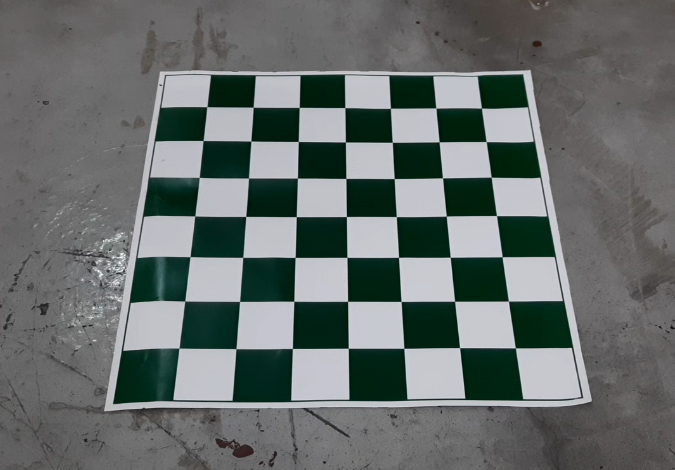
#> input picture img1.png, 675 x 470 px
$ python chesboardtemplatematching.py
#> lines starting #> are read from the running program, lines starting #| are printed output that depends on the picture; pictures that were not available may be replaced by others from this repository, and a replacement may not be noted
import cv2

def detectChessboard(templatePath, webcam=False):
  # Load the chessboard template image
#> called with templatePath = 'img1.png', webcam = True
  template = cv2.imread(templatePath)
#> template is the input picture: shape (470, 675, 3); mean B, G, R 107.6, 109, 102.5

  # Ensure template has correct depth (grayscale) if color image
  if len(template.shape) > 2:
    template = cv2.cvtColor(template, cv2.COLOR_BGR2GRAY)
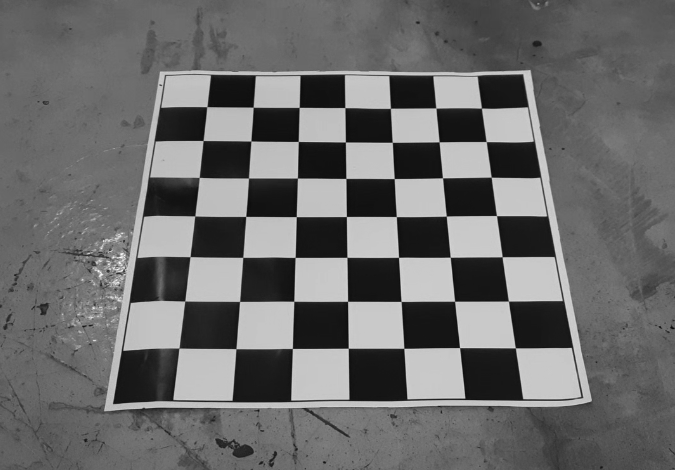
#> template: shape (470, 675); min 11, max 254, mean 106.9

  # Capture video from webcam or video file
  cap = cv2.VideoCapture("6.mp4") if webcam else cv2.VideoCapture("6.mp4")

  while True:
    # Capture frame-by-frame
    ret, frame = cap.read()
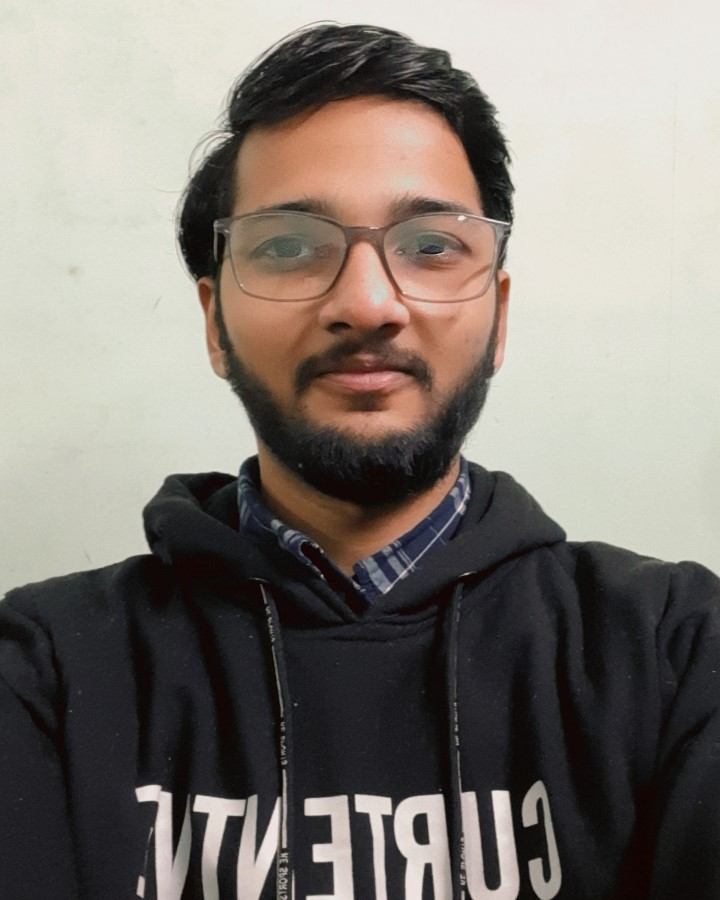
#> input picture img2.jpg, 720 x 900 px, given in place of 6.mp4, which was not available
#> frame is the input picture: shape (900, 720, 3); mean B, G, R 115.8, 122.6, 129.3

    # Check if frame capture successful
    if not ret:
      print("Error: Failed to capture frame!")
      break

    # Convert frame to grayscale for template matching
    gray = cv2.cvtColor(frame, cv2.COLOR_BGR2GRAY)
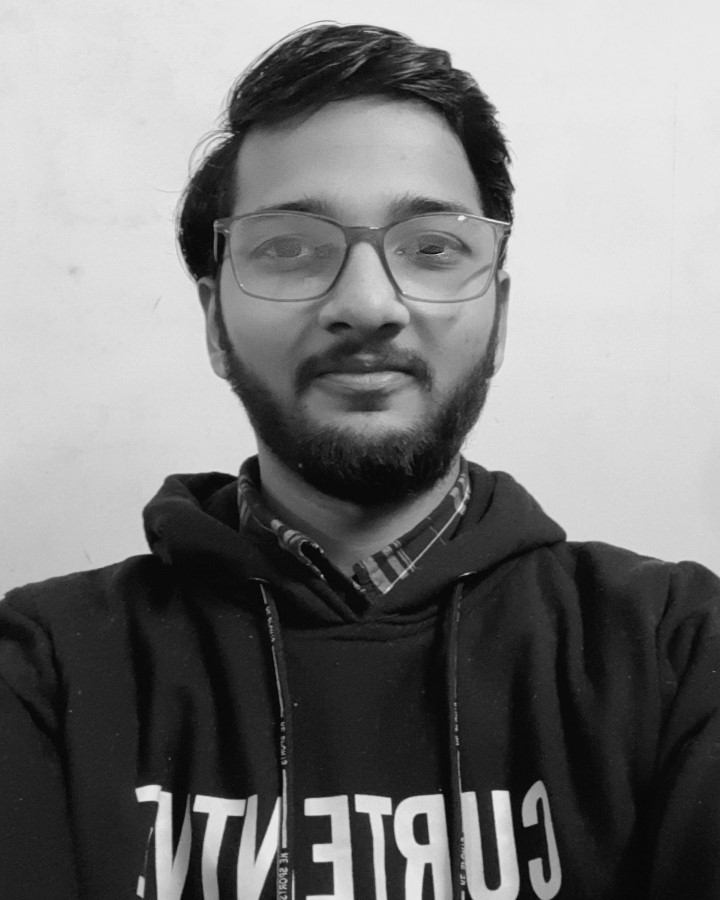
#> gray: shape (900, 720); min 2, max 239, mean 123.8

    # Check template size compatibility and resize if needed
    if template.shape[0] > gray.shape[0] or template.shape[1] > gray.shape[1]:
      # Option 1: Resize the template (preferred if feasible)
      template = cv2.resize(template, (gray.shape[1], gray.shape[0]))

      # Option 2: Resize the image (carefully, to avoid distortion)
      # gray = cv2.resize(gray, (int(gray.shape[1]*1.2), int(gray.shape[0]*1.2)))

    # Perform template matching using normalized cross-correlation (NCC)
    res = cv2.matchTemplate(gray, template, cv2.TM_CCOEFF_NORMED)
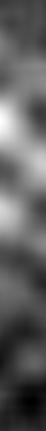
#> res: shape (431, 46) float32; min -0.082, max 0.0465, mean -0.0339; drawn with min black and max white

    # Set a threshold to determine the best match
    threshold = 0.8
    min_val, max_val, min_loc, max_loc = cv2.minMaxLoc(res)
#> min_val = -0.082; max_val = 0.0465; min_loc = (31, 401); max_loc = (0, 121)

    # Check if the match value is above the threshold
    if max_val > threshold:
      # Extract the location of the best match
      top_left = max_loc

      # Get the template width and height
      w, h = template.shape[:2]

      # Draw a rectangle around the detected chessboard
      bottom_right = (top_left[0] + w, top_left[1] + h)
      cv2.rectangle(frame, top_left, bottom_right, (0, 255, 0), 2)
      print("Chessboard detected!")
    else:
      print("No chessboard detected.")

    # Display the resulting frame
    resize = cv2.resize(frame,(640,640))
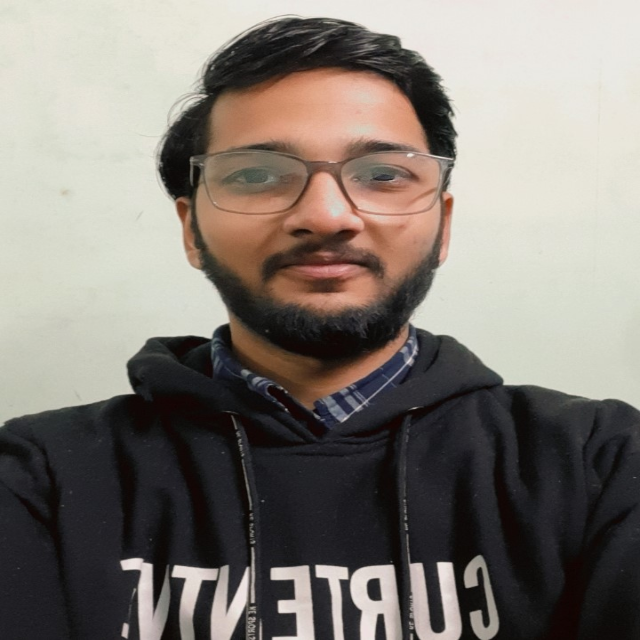
#> resize: shape (640, 640, 3); mean B, G, R 115.7, 122.5, 129.2
    cv2.imshow('Chessboard Detection', resize)

    # Exit loop on 'q' key press
    if cv2.waitKey(1) & 0xFF == ord('q'):
#> (key q is pressed here)
      break

  # Release capture resources
  cap.release()
  cv2.destroyAllWindows()

# Path to your chessboard template image
templatePath = "img1.png"

# Choose webcam or video file
useWebcam = True  # Set to True for webcam, False for video file

detectChessboard(templatePath, webcam=useWebcam)
